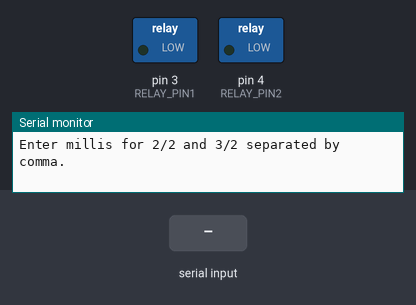
The sketch below on a simulated Arduino Uno, built with avr-gcc and run on an emulated ATmega328P. Shown: switched loads named in the sketch (green lamp = pin HIGH), the last lines printed to the serial monitor. Inputs (shaded band) come from the test bench.

Above: at 1.2 s.
1.3 s: "90,45\n" received over Serial
At 2.4 s:
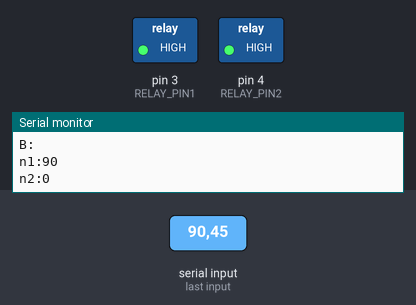
At 2.9 s:
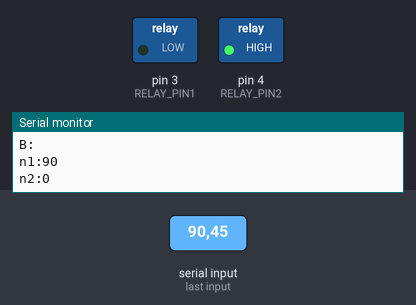
Timing chart, 0 to 8.0 s (numbered marks = the images above; inputs shaded):
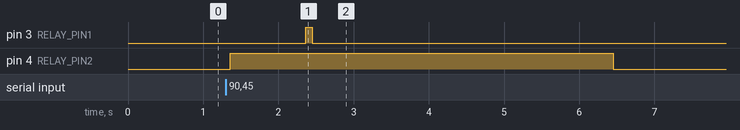

Measured:
- after the input at 1.3 s, pin 3 (RELAY_PIN1): LOW → HIGH after 1.1 s, → LOW 0.09 s later; pin 4 (RELAY_PIN2): LOW → HIGH after 0.06 s, → LOW 5.1 s later

The sketch:

Circuit_compliance.ino
```cpp
const int RELAY_PIN1 = 3;  // the Arduino pin, which connects to the IN pin of relay
const int RELAY_PIN2 =  4;

String readString, A, B;
// the setup function runs once when you press reset or power the board
void setup() {
  // initialize digital pin as an output.
  pinMode(RELAY_PIN1, OUTPUT);
  pinMode(RELAY_PIN2, OUTPUT);
  Serial.begin(9600);
  //Serial.println("Enter millis in terms of 100, 200, 300, 400, 500, 600, 700, 800, 900 and 1000");
  Serial.println("Enter millis for 2/2 and 3/2 separated by comma.");
}

// the loop function runs over and over again forever
void loop() {
  while (Serial.available()) {
    // Wait for User to Input Data
    delay(10);
    if(Serial.available() >0){
      char c = Serial.read(); //getting one byte from a serial buffer
      readString += c; // make string readString
    }
  }

  if (readString.length() >0 ){
    Serial.println(readString); //display what was received
    A = readString.substring(0,4); //get the first three characters
    B = readString.substring(5,8); // get the last threee characters
    //printing what was received as values
    Serial.print("A:");
    Serial.println(A);
    Serial.print("B:");
    Serial.println(B);

    //Declaring all the info as numbers

    int n1;
    int n2;

    char carray1[7];
    A.toCharArray(carray1, sizeof(carray1));
    n1 = atoi(carray1);

    char carray2[6];
    B.toCharArray(carray2, sizeof(carray2));
    n2 = atoi(carray2);
    Serial.print("n1:");
    Serial.println(n1);
    Serial.print("n2:");
    Serial.println(n2);


    digitalWrite(RELAY_PIN2, HIGH);
    delay(1000);

    digitalWrite(RELAY_PIN1, HIGH);
    delay(n1);
    digitalWrite(RELAY_PIN1, LOW);
    delay(1000);
    //digitalWrite(RELAY_PIN2, HIGH);

    digitalWrite(RELAY_PIN2, LOW);
    delay(n2);
    digitalWrite(RELAY_PIN2, HIGH);
    delay(3000);
    digitalWrite(RELAY_PIN2, LOW);
    delay(5000);
    readString="";
  }
  /*int A = Serial.parseInt();
  Serial.println(A);
  Serial.println(" ");
  //Read the data the user has input
  //Serial.read();
 // int A =  Serial.read();

  if( A>0 )
  {
  digitalWrite(RELAY_PIN, HIGH);
  delay(A);
  digitalWrite(RELAY_PIN, LOW);
  }*/


}
```
